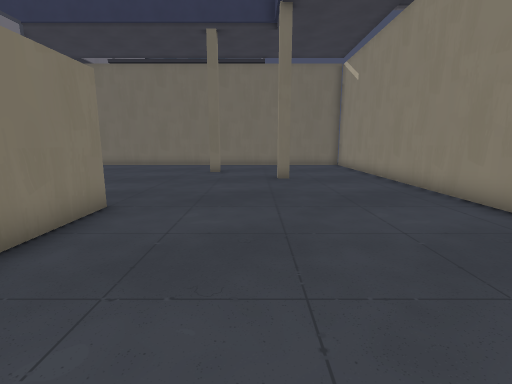
[1] (above)

12 first-person views from a walk through a 3-D level made in the Godot game engine. The camera is 1.5 m above the floor, tilts 10° down and sees 85° across. The floor is counted in squares, 1 m on a side. Each view is taken from the middle of a square. On the plan, view 1 faces up. The plan holds only what a view shows up to about 14 squares ahead; the rest is blank. The place goes on beyond the plan. Door leaves are left out where a doorway can be walked through. Some surface patterns are stand-ins.

[2]
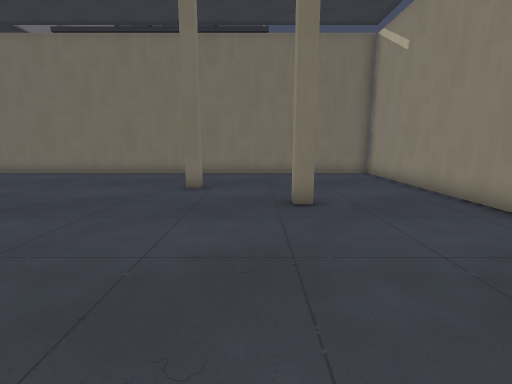

[3]
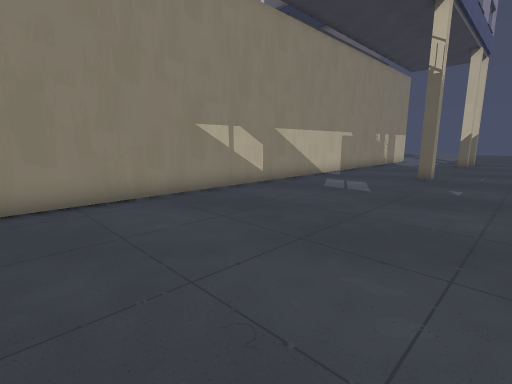

[4]
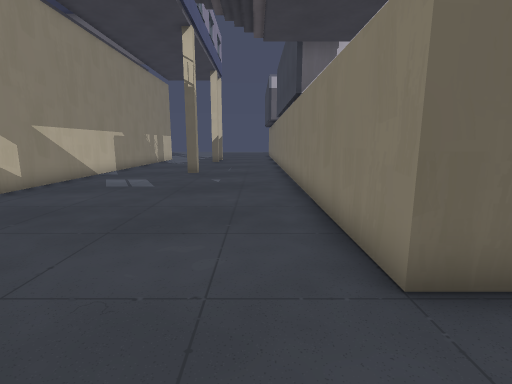

[5]
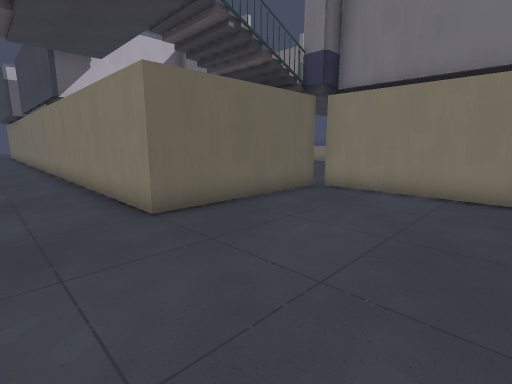

[6]
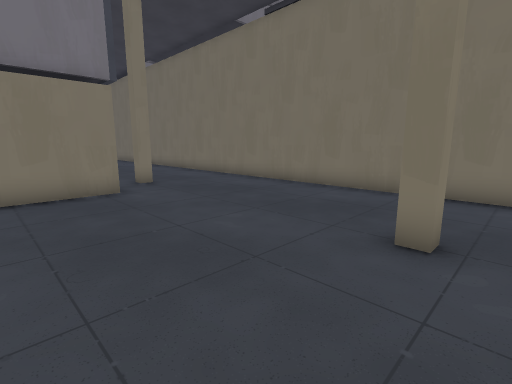

[7]
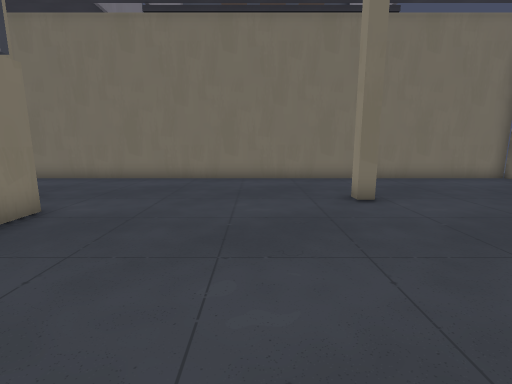

[8]
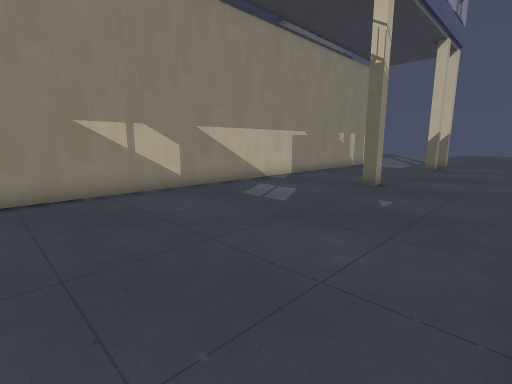

[9]
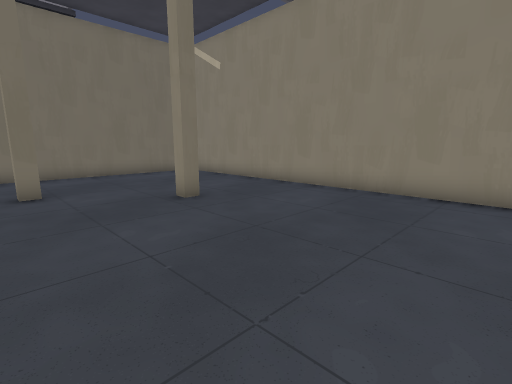

[10]
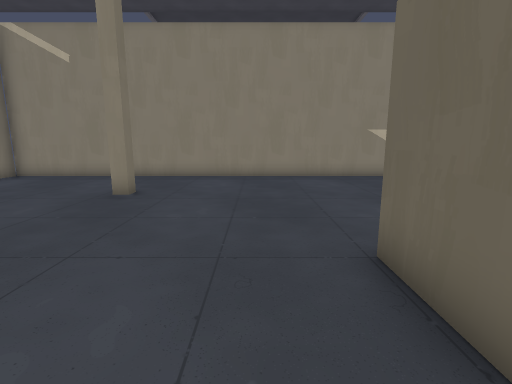

[11]
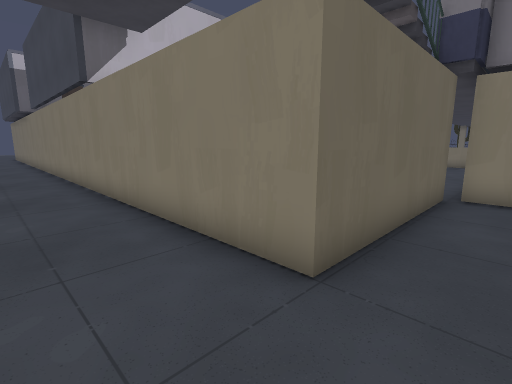

[12]
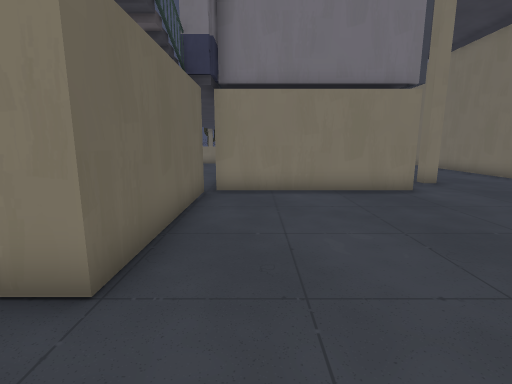

### Floor plan
Points are (right, up) in squares from view 1. A wall is a line through its corners. A room is listed if a view was taken in it or the views show most of it. See-through windows are left out.
Room 1 (views 1, 2, 3, 4, 5, 6, 7, 8, 9, 10, 11, 12)
walls: (-9.6, 6.4) (-3.5, 6.4) (-3.5, -5.5); (-9.7, 13) (-9.7, 6.8); (5.5, -5.5) (5.5, 18.7) (-11.5, 18.7)
ways out: door at (-8, 19); door at (-1, 19); door at (5.5, -3); door at (5.5, 1.5); door at (5.5, 4.5); door at (5.5, 11.5)
objects: column (-11, 14); column (-2, 14); column (1, -5); column (1, 12)

Positions as (right, up) in squares from view 1, and headings:
1: (0, 0), facing up
2: (0, 5), facing up
3: (-2, 8), facing down-right
4: (-2, 9), facing down
5: (-1, 12), facing down-left
6: (-1, 10), facing up-left
7: (-5, 7), facing up
8: (-3, 5), facing down-right
9: (-3, 5), facing up-right
10: (-7, 8), facing right
11: (-1, 8), facing down-left
12: (-1, 8), facing left
